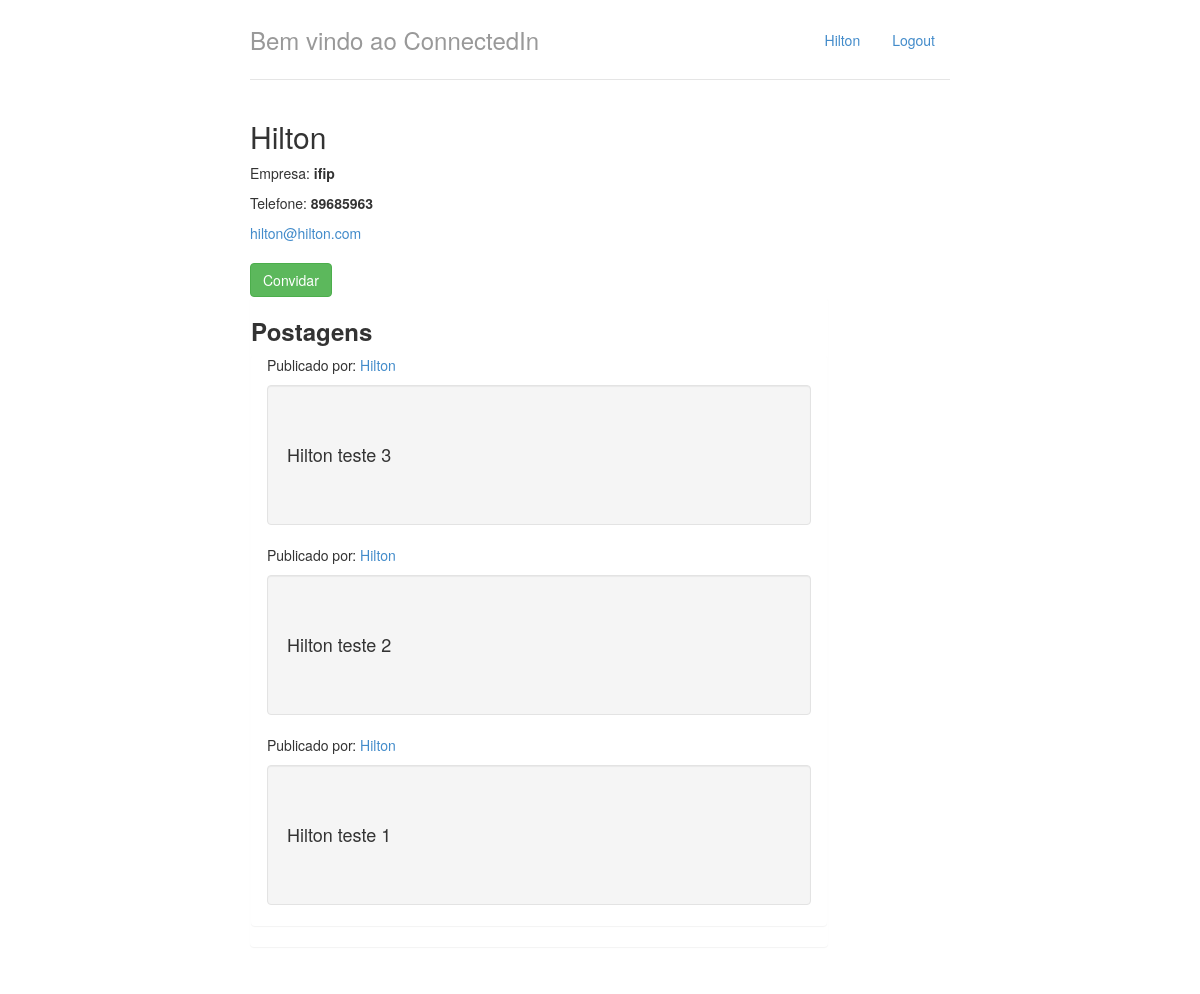
The page /perfil/1 (signed in) on the database its author committed.
### perfis/models.py (models this page shows, shortened)
class Perfil(models.Model):
    nome = models.CharField(max_length=255, null=False)
    telefone = models.CharField(max_length=15, null=False)
    nome_empresa = models.CharField(max_length=255, null=False)
    contatos = models.ManyToManyField('self', related_name='contatos')
    usuario = models.OneToOneField(User, related_name="perfil", on_delete=models.CASCADE)
    @property
    def email(self):
        return self.usuario.email

class Postagem(models.Model):
    texto = models.CharField(max_length=200)
    data = models.TimeField(blank=True, auto_now=True)
    perfil = models.ForeignKey(Perfil, on_delete=models.CASCADE)
    class Meta:
        ordering = [F('data').desc(nulls_last=True)]

### perfis/views.py (the view)
# urls.py: path('perfil/<int:perfil_id>', perfil_v.display, name='exibir'),
@login_required
def display(request, perfil_id):
    perfil = Perfil.objects.get(id=perfil_id)
    perfil_logado = get_perfil_logado(request)
    eh_contato = perfil in perfil_logado.contatos.all()
    return render(request, 'perfil.html',
                  {'perfil' : perfil,
                   'perfil_logado' : get_perfil_logado(request),
                   'eh_contato' : eh_contato,
                   'postagens': Postagem.objects.all().order_by("-data")})

### perfis/views.py (called while the page is built)
@login_required
def get_perfil_logado(request):
    return request.user.perfil

### perfis/templates/perfil.html
{% extends "base.html" %}
{% block body %}
    <div class="row">
        <div class="col-lg-10">
            <h2 style="margin-top: 0">{{perfil.nome}}</h2>
            <address>
                <p title="Empresa">Empresa: <strong>{{perfil.nome_empresa}}</strong></p>
                <p title="Telefone">Telefone: <strong>{{perfil.telefone}}</strong></p>
                <a href="mailto:{{perfil.email}}">{{perfil.email}}</a>
            </address>
            {% if eh_contato %}
                <div class="well well-sm">
                    Vocês estão conectados!
                </div>
            {% else %}
                <a href="{% url 'convidar' perfil.id %}"class="btn btn-success" role="button">
                    Convidar
                </a>
            {% endif %}
        <div class="panel heading">
            <h3><strong>Postagens</strong></h3>
            <div class="panel panel-group">
                {% if postagens %}
                    {% for post in postagens %}
                       {% if post.perfil == perfil%}
                            <div class="container">
                                <p>Publicado por:
                                    <a href="{% url 'exibir' post.perfil.id %}">{{post.perfil.nome}}</a>
                                </p>
                                <div class="well well-default">
                                    <div class="content"><h4>{{post.texto}}</h4></div>
                                </div>
                            </div>
                        {% endif %}
                    {% endfor %}
                {% endif %}
            </div>
        </div>
        </div>
    </div>
{% endblock %}

### perfis/templates/base.html (shortened to what this page needs)
{% load static %}
<!DOCTYPE html>
<html lang="pt-br">
    <head>
        <link href="{% static "styles/bootstrap.css" %}" rel="stylesheet"/>
        <link href="{% static "styles/main.css" %}" rel="stylesheet"/>
    </head>
    <body>
        <div class="container">
            <div class="header">
                <ul class="nav nav-pills pull-right">
                    <li><a href="{% url 'index' %}">{{perfil_logado.nome}}</a></li>
                    <li><a href="/logout/">Logout</a></li>
                </ul>
                <h3 class="text-muted">Bem vindo ao ConnectedIn</h3>
            </div>
            <div class="row content">
                {% block body %}
                {% endblock %}
            </div>
        </div>
    </body>
</html>

### perfis/static/styles/main.css (style rules this page uses)
body { padding-top: 20px; padding-bottom: 20px; }
.header, .content, .footer { padding-left: 15px; padding-right: 15px; }
.header { border-bottom: 1px solid #e5e5e5; }
.header h3 { margin-top: 0; margin-bottom: 0; line-height: 40px; padding-bottom: 19px; }
@media (min-width: 768px) { .container { max-width: 730px; } }
.content { margin: 40px 0; }
@media screen and (min-width: 768px) { .header, .content, .footer { padding-left: 0; padding-right: 0; } }
@media screen and (min-width: 768px) { .header { margin-bottom: 30px; } }

### rows shown on the page
Perfil: nome "Hilton", nome_empresa "ifip", telefone "89685963", email "hilton@hilton.com"
Postagem: perfil.nome "Hilton", texto "Hilton teste 3"
Postagem: perfil.nome "Hilton", texto "Hilton teste 2"
Postagem: perfil.nome "Hilton", texto "Hilton teste 1"
